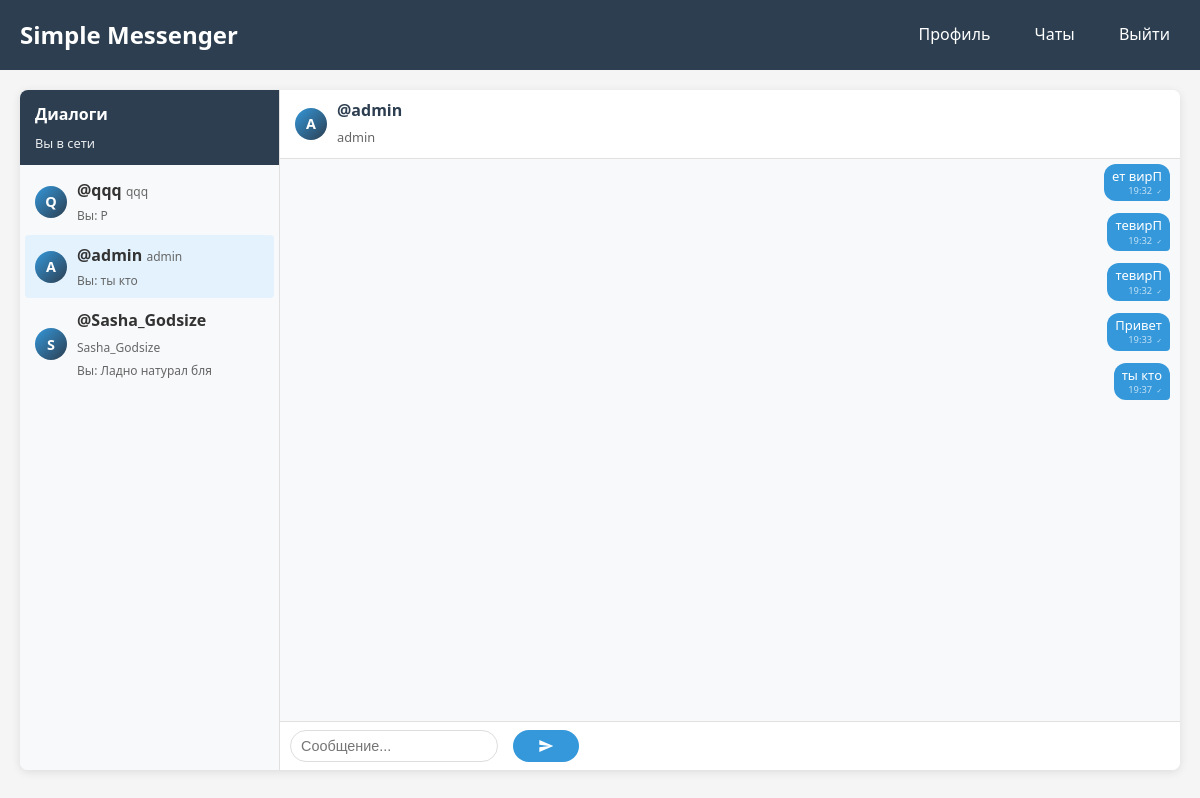
Page /chat/3 (signed in) on the committed database.
### tables this page shows
CREATE TABLE friends (
            id INTEGER PRIMARY KEY AUTOINCREMENT,
            user_id INTEGER NOT NULL,
            friend_id INTEGER NOT NULL,
            status TEXT DEFAULT 'pending',
            requested_at TIMESTAMP DEFAULT CURRENT_TIMESTAMP,
            accepted_at TIMESTAMP,
            FOREIGN KEY (user_id) REFERENCES users (id),
            FOREIGN KEY (friend_id) REFERENCES users (id),
            UNIQUE(user_id, friend_id)
        );

CREATE TABLE users (
            id INTEGER PRIMARY KEY AUTOINCREMENT,
            username TEXT UNIQUE NOT NULL,
            password TEXT NOT NULL,
            unique_nickname TEXT UNIQUE NOT NULL,
            created_at TIMESTAMP DEFAULT CURRENT_TIMESTAMP,
            last_seen TIMESTAMP DEFAULT CURRENT_TIMESTAMP
        );

CREATE TABLE messages (
            id INTEGER PRIMARY KEY AUTOINCREMENT,
            sender_id INTEGER NOT NULL,
            receiver_id INTEGER NOT NULL,
            message TEXT,
            message_type TEXT DEFAULT 'text',
            file_path TEXT,
            timestamp TIMESTAMP DEFAULT CURRENT_TIMESTAMP,
            read_status INTEGER DEFAULT 0,
            FOREIGN KEY (sender_id) REFERENCES users (id),
            FOREIGN KEY (receiver_id) REFERENCES users (id)
        );

### Мессенджер MAX/app.py (the view)
@app.route('/chat/<int:receiver_id>')
@login_required
def chat_with(receiver_id):
    receiver = db.get_user_by_id(receiver_id)
    if not receiver:
        flash('Пользователь не найден', 'error')
        return redirect(url_for('chat'))
    friends = db.get_friends_with_status(session['user_id'])
    is_friend = any(friend['id'] == receiver_id for friend in friends)
    if not is_friend:
        flash('Вы можете писать только друзьям', 'error')
        return redirect(url_for('chat'))
    db.mark_messages_as_read(session['user_id'], receiver_id)
    messages = db.get_messages(session['user_id'], receiver_id)
    for friend in friends:
        friend['unread_count'] = db.get_unread_count(session['user_id'], friend['id'])
        last_msg = db.get_last_message_preview(session['user_id'], friend['id'])
        friend['last_message'] = last_msg
        friend['active'] = (friend['id'] == receiver_id)
    def get_sort_key(friend):
        unread = -friend.get('unread_count', 0)
        if friend.get('status') == 'online':
            status = 0
        elif friend.get('status') == 'recently':
            status = 1
        else:
            status = 2
        return (unread, status)
    friends.sort(key=get_sort_key)
    stickers = db.get_stickers()
    return render_template('chat.html',
                         receiver=receiver,
                         messages=messages,
                         friends=friends,
                         stickers=stickers)

### Мессенджер MAX/app.py (called while the page is built)
def login_required(f):
    @wraps(f)
    def decorated_function(*args, **kwargs):
        if 'user_id' not in session:
            return redirect(url_for('login'))
        db.update_last_seen(session['user_id'])
        return f(*args, **kwargs)
    return decorated_function

### Мессенджер MAX/database.py (called while the page is built)
    def get_connection(self):
        return sqlite3.connect(self.db_name, detect_types=sqlite3.PARSE_DECLTYPES)

    def update_last_seen(self, user_id):
        conn = self.get_connection()
        cursor = conn.cursor()
        cursor.execute(
            'UPDATE users SET last_seen = CURRENT_TIMESTAMP WHERE id = ?',
            (user_id,)
        )
        conn.commit()
        conn.close()

    def get_user_by_id(self, user_id):
        conn = self.get_connection()
        cursor = conn.cursor()
        cursor.execute('SELECT id, username, unique_nickname FROM users WHERE id = ?', (user_id,))
        user = cursor.fetchone()
        conn.close()
        if user:
            status = self.get_user_status(user_id)
            return {
                'id': user[0],
                'username': user[1],
                'unique_nickname': user[2],
                'status': status
            }
        return None

    def get_messages(self, user1_id, user2_id):
        conn = self.get_connection()
        cursor = conn.cursor()
        cursor.execute('''
            SELECT m.id, m.sender_id, m.receiver_id, m.message, m.message_type, m.file_path,
                   strftime('%Y-%m-%d %H:%M:%S', m.timestamp) as timestamp,
                   u1.username as sender_name, u2.username as receiver_name
            FROM messages m
            JOIN users u1 ON m.sender_id = u1.id
            JOIN users u2 ON m.receiver_id = u2.id
            WHERE (m.sender_id = ? AND m.receiver_id = ?)
               OR (m.sender_id = ? AND m.receiver_id = ?)
            ORDER BY m.timestamp
        ''', (user1_id, user2_id, user2_id, user1_id))
        messages = cursor.fetchall()
        conn.close()
        return messages

    def get_unread_count(self, user_id, sender_id):
        conn = self.get_connection()
        cursor = conn.cursor()
        cursor.execute('''
            SELECT COUNT(*) FROM messages
            WHERE receiver_id = ? AND sender_id = ? AND read_status = 0
        ''', (user_id, sender_id))
        count = cursor.fetchone()[0]
        conn.close()
        return count

### Мессенджер MAX/templates/chat.html (shortened to what this page needs)
{% extends "base.html" %}
{% block styles %}
<link rel="stylesheet" href="{{ url_for('static', filename='chat.css') }}">
{% endblock %}
{% block content %}
<div class="chat-container" {% if receiver %}data-receiver-id="{{ receiver.id }}"{% endif %}>
    <div class="friends-sidebar">
        <div class="sidebar-header">
            <h3>Диалоги</h3>
            <div class="online-status">Вы в сети</div>
        </div>
        <div class="friends-list">
            {% for friend in friends %}
                <a href="{{ url_for('chat_with', receiver_id=friend.id) }}"
                   class="friend-item {% if receiver and friend.id == receiver.id %}active{% endif %}">
                    <div class="friend-avatar">
                        <div class="avatar-circle">{{ friend.username[0].upper() }}</div>
                    </div>
                    <div class="friend-info">
                        <strong>{{ friend.unique_nickname }}</strong>
                        <span class="friend-username">{{ friend.username }}</span>
                        {% if friend.last_message %}
                            <div class="last-message">
                                {% if friend.last_message.is_own %}Вы:{% endif %}
                                {{ friend.last_message.text|truncate(15) }}
                            </div>
                        {% endif %}
                    </div>
                </a>
            {% endfor %}
        </div>
    </div>
    <div class="chat-main">
        {% if receiver %}
            <div class="chat-header">
                <div class="partner-avatar">
                    <div class="avatar-circle">{{ receiver.username[0].upper() }}</div>
                </div>
                <div class="partner-info">
                    <h3>{{ receiver.unique_nickname }}</h3>
                    <span class="partner-username">{{ receiver.username }}</span>
                </div>
            </div>
<div class="messages-container" id="messages-container">
    {% for message in messages %}
        <div class="message-wrapper {% if message[1] == session.user_id %}own-message{% else %}other-message{% endif %}"
             data-message-id="{{ message[0] }}">
            <div class="message {% if message[1] == session.user_id %}own{% else %}other{% endif %}">
                <div class="message-content">{{ message[3] }}</div>
                <div class="message-time">
                    {% if message[6] %}
                        {% if message[6] is string %}
                            {{ message[6].split(' ')[1][:5] if ' ' in message[6] else message[6] }}
                        {% else %}
                            {{ message[6].strftime('%H:%M') }}
                        {% endif %}
                    {% endif %}
                    {% if message[1] == session.user_id %}
                        <span class="read-status">✓</span>
                    {% endif %}
                </div>
            </div>
        </div>
    {% else %}
        <div style="text-align: center; padding: 20px; color: #666;">
            Нет сообщений
        </div>
    {% endfor %}
</div>
            <form method="POST" action="{{ url_for('send_message') }}" class="message-form" id="message-form">
                <div class="input-group">
                    <input type="text"
                           name="message"
                           id="message-input"
                           placeholder="Сообщение..."
                           required>
                    <button type="submit" class="send-button">
                        <svg viewBox="0 0 24 24" fill="white">
                            <path d="M2.01 21L23 12 2.01 3 2 10l15 2-15 2z"/>
                        </svg>
                    </button>
                </div>
            </form>
        {% else %}
            <div style="flex: 1; display: flex; align-items: center; justify-content: center; color: #666;">
                Выберите диалог
            </div>
        {% endif %}
    </div>
</div>
{% endblock %}

### Мессенджер MAX/static/style.css (style rules this page uses)
* { margin: 0; padding: 0; box-sizing: border-box; }
body { font-family: 'Segoe UI', Tahoma, Geneva, Verdana, sans-serif; line-height: 1.6; color: #333; background-color: #f5f5f5; }
button { width: 100%; padding: 12px; background-color: #3498db; color: white; border: none; border-radius: 4px; font-size: 16px; cursor: pointer; transition: background-color 0.3s; }
.chat-container { display: flex; height: calc(100vh - 120px); background-color: white; border-radius: 8px; overflow: hidden; box-shadow: 0 2px 10px rgba(0,0,0,0.1); }
.chat-header { padding: 20px; background-color: #f8f9fa; border-bottom: 1px solid #eee; }
.message { max-width: 70%; padding: 10px 15px; border-radius: 15px; margin-bottom: 10px; }
.message.own { align-self: flex-end; background-color: #3498db; color: white; }
.message-time { font-size: 0.7em; opacity: 0.7; text-align: right; margin-top: 5px; }
.message-form { display: flex; padding: 20px; border-top: 1px solid #eee; background-color: #f8f9fa; }
.message-form input { flex: 1; padding: 12px; border: 1px solid #ddd; border-radius: 25px; font-size: 16px; margin-right: 10px; }
.message-form button { width: auto; padding: 12px 25px; border-radius: 25px; }
.message-wrapper { animation: fadeIn 0.3s ease-out; }
.own-message .message { animation: slideInRight 0.3s ease-out; }
.friend-item { position: relative; overflow: hidden; }
.friend-item::before { content: ''; position: absolute; top: 0; left: -100%; width: 100%; height: 100%; background: linear-gradient(90deg, transparent, rgba(255,255,255,0.2), transparent); transition: left 0.5s; }

### Мессенджер MAX/static/chat.css (style rules this page uses)
.chat-container { display: flex; height: calc(100vh - 120px); background-color: white; overflow: hidden; }
.friends-sidebar { width: 260px; border-right: 1px solid #e0e0e0; display: flex; flex-direction: column; background-color: #f8f9fa; }
.sidebar-header { padding: 12px 15px; background-color: #2c3e50; color: white; }
.sidebar-header h3 { margin: 0 0 5px 0; font-size: 1em; }
.online-status { font-size: 0.8em; opacity: 0.9; }
.friends-list { flex: 1; overflow-y: auto; padding: 5px; }
.friend-item { display: flex; align-items: center; padding: 8px 10px; text-decoration: none; color: #333; border-radius: 4px; margin-bottom: 2px; }
.friend-item.active { background-color: #e3f2fd; }
.friend-avatar { margin-right: 10px; }
.avatar-circle { width: 32px; height: 32px; border-radius: 50%; background: linear-gradient(135deg, #3498db, #2c3e50); color: white; display: flex; align-items: center; justify-content: center; font-size: 0.9em; font-weight: bold; }
.friend-info { flex: 1; min-width: 0; }
.friend-username { font-size: 0.75em; color: #666; }
.last-message { font-size: 0.75em; color: #666; margin-top: 2px; overflow: hidden; text-overflow: ellipsis; white-space: nowrap; max-width: 160px; }
.chat-main { flex: 1; display: flex; flex-direction: column; }
.chat-header { background-color: white; padding: 8px 15px; border-bottom: 1px solid #e0e0e0; display: flex; align-items: center; }
.partner-avatar { margin-right: 10px; }
.partner-info h3 { margin: 0; font-size: 1em; color: #2c3e50; }
.partner-username { font-size: 0.8em; color: #666; }
.messages-container { flex: 1; padding: 5px 10px; overflow-y: auto; background: #f8f9fa; }
.message-wrapper { margin-bottom: 2px; display: flex; }
.own-message { justify-content: flex-end; }
.message { max-width: fit-content; min-width: 40px; padding: 5px 8px; border-radius: 12px; font-size: 0.9em; line-height: 1.2; word-break: break-word; }
.message.own { background: #3498db; color: white; border-bottom-right-radius: 4px; }
.message-content { font-size: 0.9em; }
.message-time { font-size: 0.65em; opacity: 0.7; margin-top: 1px; text-align: right; }
.read-status { font-size: 0.7em; margin-left: 2px; }
.message-form { background-color: white; padding: 8px 10px; border-top: 1px solid #e0e0e0; }
.input-group { display: flex; gap: 5px; }
.input-group input { flex: 1; padding: 6px 10px; border: 1px solid #ddd; border-radius: 16px; font-size: 0.9em; outline: none; min-height: 32px; }
.send-button { width: 32px; height: 32px; border-radius: 50%; background: #3498db; border: none; color: white; cursor: pointer; display: flex; align-items: center; justify-content: center; flex-shrink: 0; }
.send-button svg { width: 16px; height: 16px; }

### rows in the picture
friends: username "Q", unique_nickname "@qqq", username "qqq", last_message.text "Р"
friends: username "A", unique_nickname "@admin", username "admin", last_message.text "ты кто"
friends: username "S", unique_nickname "@Sasha_Godsize", username "Sasha_Godsize", last_message.text "Ладно натурал бля"
users: username "A", unique_nickname "@admin", username "admin"
messages: message "ет вирП", message "19:32"
messages: message "тевирП", message "19:32"
messages: message "тевирП", message "19:32"
messages: message "Привет", message "19:33"
messages: message "ты кто", message "19:37"
